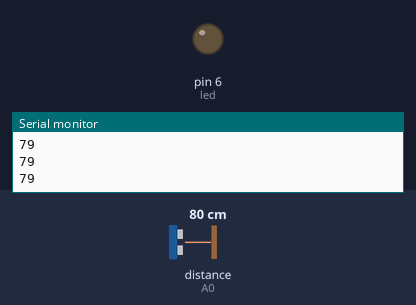
Simulated run of this sketch. Board: Arduino Uno, built with avr-gcc and run on an emulated ATmega328P. Shown: output pins drawn as LEDs (lit = HIGH), the last lines printed to the serial monitor. Wiring (inferred from the names in the program): ultrasonic range finder: trigger pin 5; echo A0. Inputs (shaded band) come from the test bench; at power-on: distance to the obstacle (sensor on A0) 80 cm. The echo pulse lasts 58.3 µs per cm; pins used as bus, display or sensor lines are not drawn.

Above: at 1.2 s.
1.3 s: distance to the obstacle (sensor on A0) set to 40 cm
2.8 s: distance to the obstacle (sensor on A0) set to 31 cm
At 3.3 s:
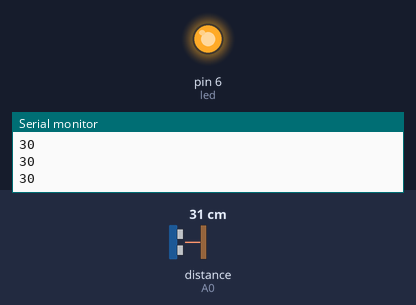
4.4 s: distance to the obstacle (sensor on A0) set to 60 cm
At 5.7 s:
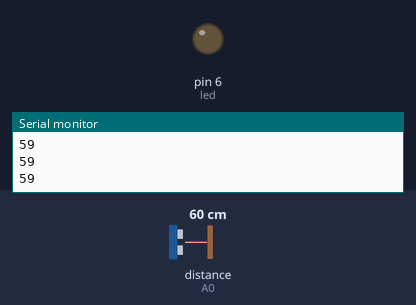
6.0 s: distance to the obstacle (sensor on A0) set to 2 cm
At 6.9 s:
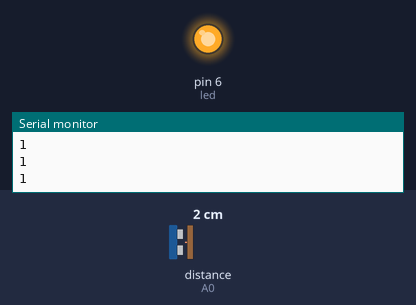
Timing chart, 0 to 8.6 s (numbered marks = the images above; inputs shaded):
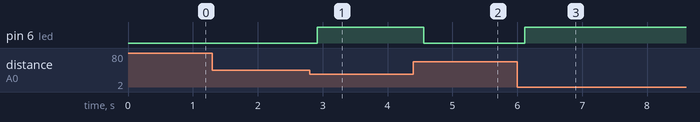

The sketch:

Safe_Distance_Indicator.ino
```cpp
int trig=5;
int echo=A0;
int led=6;
long duration;
int distance;

void setup() {
  // put your setup code here, to run once:

 pinMode(trig, OUTPUT);
 pinMode(echo, INPUT);
 pinMode(led, OUTPUT);
 Serial.begin(9600);

}

void loop() {
  // put your main code here, to run repeatedly:

  digitalWrite(trig, LOW);
  delayMicroseconds(2);

  digitalWrite(trig, HIGH);
  delayMicroseconds(10);

  digitalWrite(trig, LOW);
  duration=pulseIn(echo, HIGH);
  distance=duration*0.034/2;
  Serial.println(distance);
  delay(100);

  if (distance<35) {
    digitalWrite(led, HIGH);

    }
  else{
     digitalWrite(led, LOW);

    }


}
```

Measured:
- the behaviour switches between 36 and 35 cm on distance to the obstacle (sensor on A0) (found by bisection; images 0 and 1)
- after the input at 2.8 s, pin 6 (led): LOW → HIGH after 0.11 s
- after the input at 4.4 s, pin 6 (led): HIGH → LOW after 0.15 s
- after the input at 6.0 s, pin 6 (led): LOW → HIGH after 0.11 s
